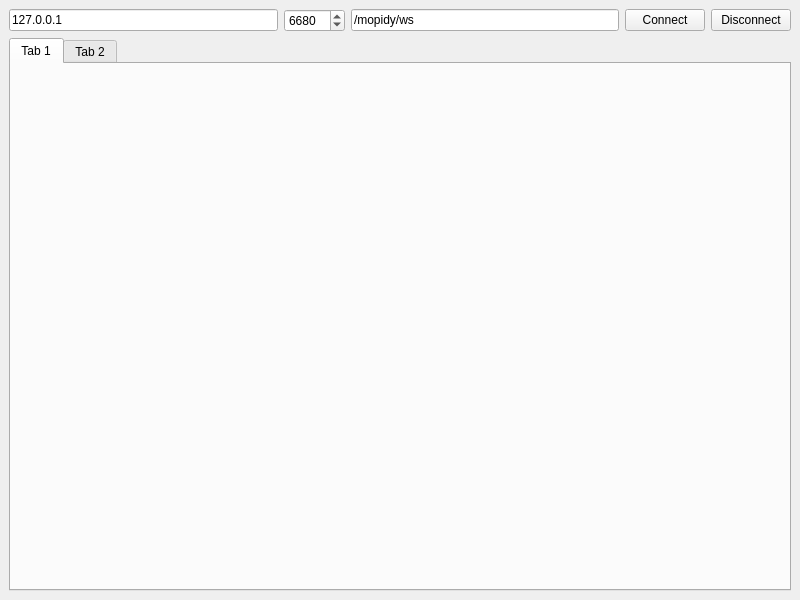
<?xml version="1.0" encoding="UTF-8"?>
<ui version="4.0">
 <class>MainWindow</class>
 <widget class="QMainWindow" name="MainWindow">
  <property name="geometry">
   <rect>
    <x>0</x>
    <y>0</y>
    <width>800</width>
    <height>600</height>
   </rect>
  </property>
  <property name="windowTitle">
   <string>MainWindow</string>
  </property>
  <widget class="QWidget" name="centralwidget">
   <layout class="QVBoxLayout" name="verticalLayout">
    <item>
     <layout class="QHBoxLayout" name="horizontalLayout">
      <item>
       <widget class="QLineEdit" name="leMopidyHost">
        <property name="text">
         <string>127.0.0.1</string>
        </property>
       </widget>
      </item>
      <item>
       <widget class="QSpinBox" name="sbMopidyPort">
        <property name="maximum">
         <number>65536</number>
        </property>
        <property name="value">
         <number>6680</number>
        </property>
       </widget>
      </item>
      <item>
       <widget class="QLineEdit" name="leMopidyPath">
        <property name="text">
         <string>/mopidy/ws</string>
        </property>
       </widget>
      </item>
      <item>
       <widget class="QPushButton" name="btConnect">
        <property name="text">
         <string>Connect</string>
        </property>
       </widget>
      </item>
      <item>
       <widget class="QPushButton" name="btDisconnect">
        <property name="text">
         <string>Disconnect</string>
        </property>
       </widget>
      </item>
     </layout>
    </item>
    <item>
     <widget class="QTabWidget" name="tabWidget">
      <widget class="QWidget" name="tab">
       <attribute name="title">
        <string>Tab 1</string>
       </attribute>
      </widget>
      <widget class="QWidget" name="tab_2">
       <attribute name="title">
        <string>Tab 2</string>
       </attribute>
      </widget>
     </widget>
    </item>
   </layout>
  </widget>
 </widget>
 <resources/>
 <connections/>
</ui>
